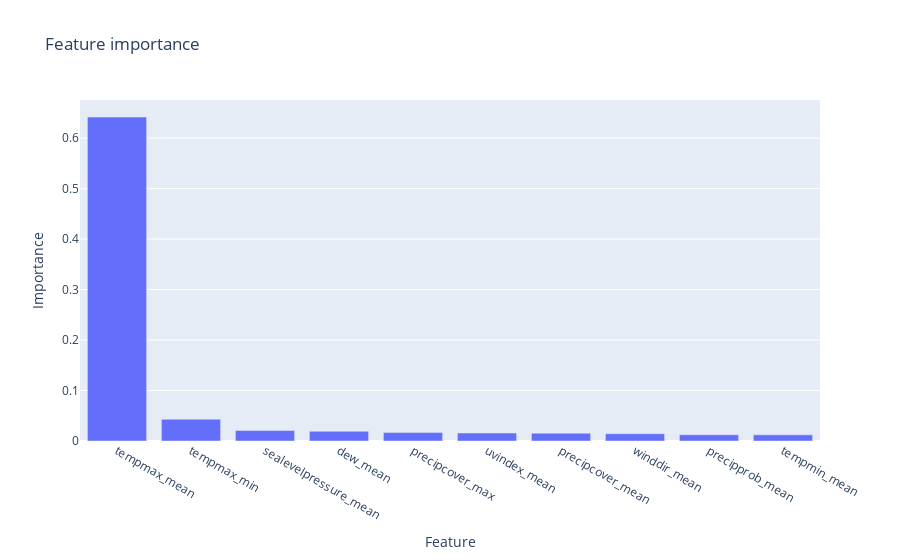

Here is the notebook cell this chart was saved with:
### Code cell
import plotly.express as px
import pandas as pd
# Plot features importance
df_fi = pd.DataFrame(columns=['Feature', 'Importance'])
df_fi['Feature'] = X.columns
df_fi['Importance'] = xgb.feature_importances_
df_fi.sort_values('Importance', inplace=True, ascending=False)

fig = px.bar(df_fi.head(10), x='Feature', y='Importance', title="Feature importance")
fig.show()

### Figure 1 — Plotly figure (JSON) as saved in the notebook; plotly's stock layout.template omitted (floating-point values rounded to 4 significant figures)
{"data": [{"alignmentgroup": "True", "hovertemplate": "Feature=%{x}<br>Importance=%{y}<extra></extra>", "legendgroup": "", "marker": {"color": "#636efa", "pattern": {"shape": ""}}, "name": "", "offsetgroup": "", "orientation": "v", "showlegend": false, "textposition": "auto", "type": "bar", "x": ["tempmax_mean", "tempmax_min", "sealevelpressure_mean", "dew_mean", "precipcover_max", "uvindex_mean", "precipcover_mean", "winddir_mean", "precipprob_mean", "tempmin_mean"], "xaxis": "x", "y": [0.6417, 0.04318, 0.02067, 0.01924, 0.01706, 0.01575, 0.01544, 0.01446, 0.01226, 0.01221], "yaxis": "y"}], "layout": {"barmode": "relative", "legend": {"tracegroupgap": 0}, "title": {"text": "Feature importance"}, "xaxis": {"anchor": "y", "domain": [0, 1], "title": {"text": "Feature"}}, "yaxis": {"anchor": "x", "domain": [0, 1], "title": {"text": "Importance"}}}}
